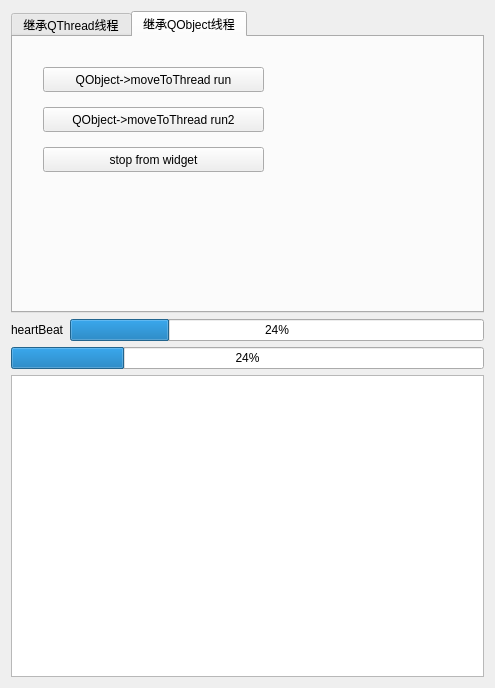
<?xml version="1.0" encoding="UTF-8"?>
<ui version="4.0">
 <class>Widget</class>
 <widget class="QWidget" name="Widget">
  <property name="geometry">
   <rect>
    <x>0</x>
    <y>0</y>
    <width>495</width>
    <height>688</height>
   </rect>
  </property>
  <property name="windowTitle">
   <string>Widget</string>
  </property>
  <layout class="QVBoxLayout" name="verticalLayout">
   <item>
    <widget class="QTabWidget" name="tabWidget">
     <property name="minimumSize">
      <size>
       <width>0</width>
       <height>300</height>
      </size>
     </property>
     <property name="currentIndex">
      <number>1</number>
     </property>
     <widget class="QWidget" name="tab">
      <attribute name="title">
       <string>继承QThread线程</string>
      </attribute>
      <layout class="QFormLayout" name="formLayout">
       <item row="0" column="0">
        <widget class="QPushButton" name="pushButton_qthread1">
         <property name="text">
          <string>QThread run</string>
         </property>
        </widget>
       </item>
       <item row="0" column="1">
        <widget class="QPushButton" name="pushButton_qthread1_getSomething">
         <property name="text">
          <string>getSomething</string>
         </property>
        </widget>
       </item>
       <item row="1" column="0">
        <widget class="QPushButton" name="pushButton_qthreadQuit">
         <property name="text">
          <string>QThread quit</string>
         </property>
        </widget>
       </item>
       <item row="1" column="1">
        <widget class="QPushButton" name="pushButton_qthread1_setSomething">
         <property name="text">
          <string>setSomething</string>
         </property>
        </widget>
       </item>
       <item row="2" column="0">
        <widget class="QPushButton" name="pushButton_qthreadTerminate">
         <property name="text">
          <string>QThread Terminate</string>
         </property>
        </widget>
       </item>
       <item row="2" column="1">
        <widget class="QPushButton" name="pushButton_doSomthing">
         <property name="text">
          <string>doSomting</string>
         </property>
        </widget>
       </item>
       <item row="3" column="0">
        <widget class="QPushButton" name="pushButton_qthreadExit">
         <property name="text">
          <string>QThread exit</string>
         </property>
        </widget>
       </item>
       <item row="4" column="0">
        <widget class="QPushButton" name="pushButton_qthreadRunLocal">
         <property name="text">
          <string>QThread run local</string>
         </property>
        </widget>
       </item>
      </layout>
     </widget>
     <widget class="QWidget" name="tab_2">
      <attribute name="title">
       <string>继承QObject线程</string>
      </attribute>
      <widget class="QPushButton" name="pushButton_qobjectStart">
       <property name="geometry">
        <rect>
         <x>30</x>
         <y>30</y>
         <width>221</width>
         <height>25</height>
        </rect>
       </property>
       <property name="text">
        <string>QObject-&gt;moveToThread run</string>
       </property>
      </widget>
      <widget class="QPushButton" name="pushButton_qobjectStop">
       <property name="geometry">
        <rect>
         <x>30</x>
         <y>110</y>
         <width>221</width>
         <height>25</height>
        </rect>
       </property>
       <property name="text">
        <string>stop from widget</string>
       </property>
      </widget>
      <widget class="QPushButton" name="pushButton_qobjectStart_2">
       <property name="geometry">
        <rect>
         <x>30</x>
         <y>70</y>
         <width>221</width>
         <height>25</height>
        </rect>
       </property>
       <property name="text">
        <string>QObject-&gt;moveToThread run2</string>
       </property>
      </widget>
     </widget>
    </widget>
   </item>
   <item>
    <layout class="QHBoxLayout" name="horizontalLayout">
     <item>
      <widget class="QLabel" name="label">
       <property name="text">
        <string>heartBeat</string>
       </property>
      </widget>
     </item>
     <item>
      <widget class="QProgressBar" name="progressBar_heart">
       <property name="value">
        <number>24</number>
       </property>
      </widget>
     </item>
    </layout>
   </item>
   <item>
    <widget class="QProgressBar" name="progressBar">
     <property name="value">
      <number>24</number>
     </property>
    </widget>
   </item>
   <item>
    <widget class="QTextBrowser" name="textBrowser">
     <property name="minimumSize">
      <size>
       <width>0</width>
       <height>300</height>
      </size>
     </property>
    </widget>
   </item>
  </layout>
 </widget>
 <layoutdefault spacing="6" margin="11"/>
 <resources/>
 <connections/>
</ui>
